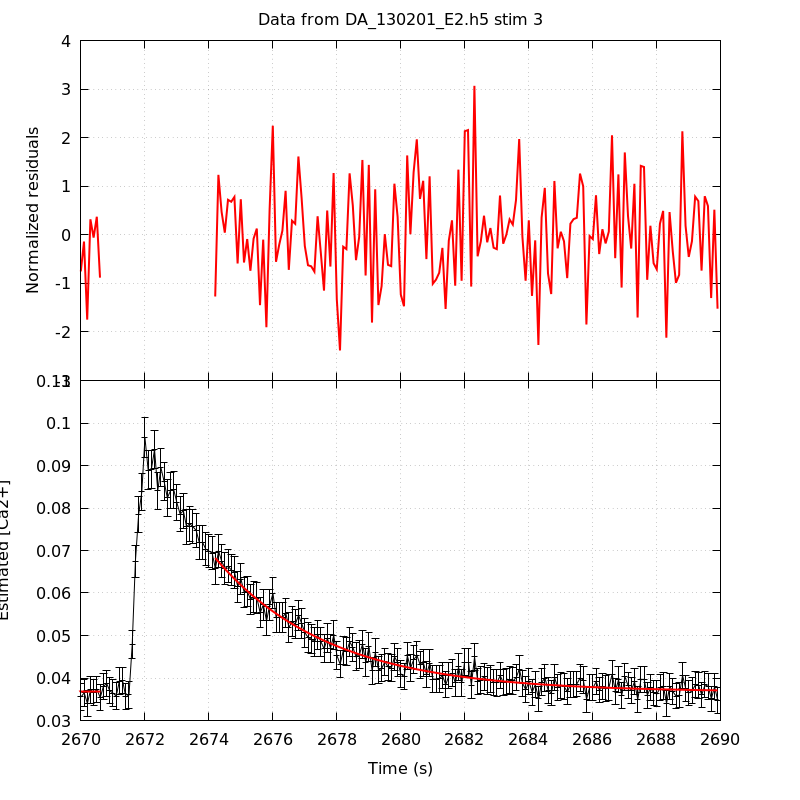

Generate this figure with gnuplot:
unset key
set grid
set multiplot title 'Data from DA_130201_E2.h5 stim 3' noenhanced layout 2,1 margins 0.1,0.9,0.1,0.95 spacing 0,0
set ylabel 'Normalized residuals'
set xtics format ''
plot 'DA_130201_E2_aba_RatioFit_s3' using 1:4 with lines linecolor rgb 'red' linewidth 2
set format x '%g'
set xlabel 'Time (s)'
set ylabel 'Estimated [Ca2+]'
plot 'DA_130201_E2_aba_CaRatio_s3' using 1:2:($3*1.96) with yerrorlines \
     linecolor rgb 'black' linewidth 1,                \
     'DA_130201_E2_aba_RatioFit_s3' using 1:3 with lines linecolor rgb 'red'\
     linewidth 2
unset multiplot
